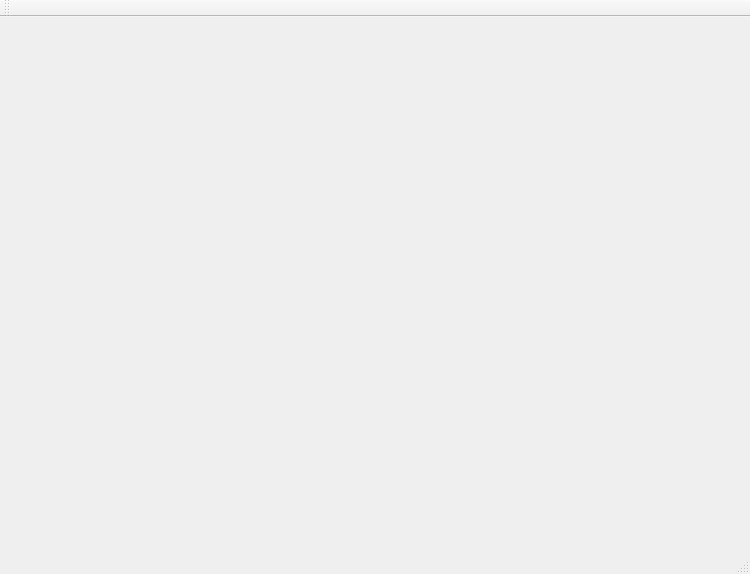
<?xml version="1.0" encoding="UTF-8"?>
<ui version="4.0">
 <class>Gen2WGMTFTesterClass</class>
 <widget class="QMainWindow" name="Gen2WGMTFTesterClass">
  <property name="geometry">
   <rect>
    <x>0</x>
    <y>0</y>
    <width>750</width>
    <height>574</height>
   </rect>
  </property>
  <property name="mouseTracking">
   <bool>true</bool>
  </property>
  <property name="windowTitle">
   <string>Gen2WGMTFTester</string>
  </property>
  <widget class="QWidget" name="centralWidget">
   <property name="cursor">
    <cursorShape>IBeamCursor</cursorShape>
   </property>
   <property name="mouseTracking">
    <bool>false</bool>
   </property>
   <layout class="QHBoxLayout" name="horizontalLayout">
    <property name="spacing">
     <number>6</number>
    </property>
    <property name="leftMargin">
     <number>0</number>
    </property>
    <property name="topMargin">
     <number>0</number>
    </property>
    <property name="rightMargin">
     <number>0</number>
    </property>
    <property name="bottomMargin">
     <number>0</number>
    </property>
   </layout>
  </widget>
  <widget class="QMenuBar" name="menuBar">
   <property name="geometry">
    <rect>
     <x>0</x>
     <y>0</y>
     <width>750</width>
     <height>23</height>
    </rect>
   </property>
  </widget>
  <widget class="QToolBar" name="mainToolBar">
   <attribute name="toolBarArea">
    <enum>TopToolBarArea</enum>
   </attribute>
   <attribute name="toolBarBreak">
    <bool>false</bool>
   </attribute>
  </widget>
  <widget class="QStatusBar" name="statusBar"/>
 </widget>
 <layoutdefault spacing="6" margin="11"/>
 <resources>
  <include location="Gen2WGMTFTester.qrc"/>
 </resources>
 <connections/>
</ui>
